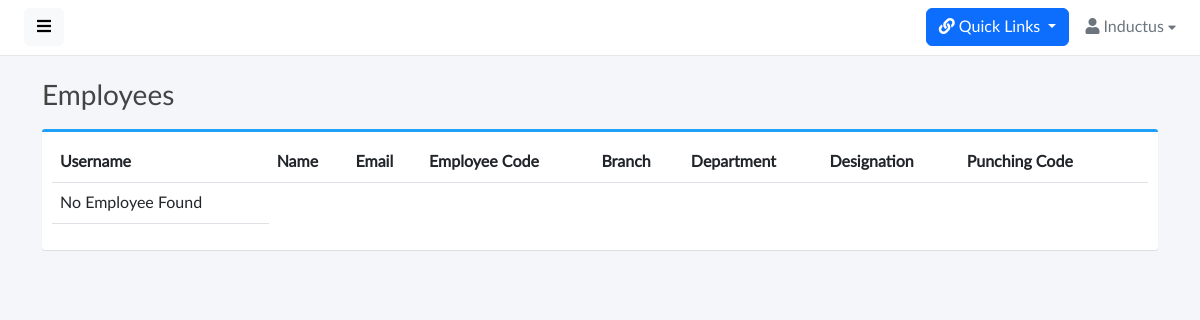
/employees/ (signed in), run on an earlier commit of the app's database.
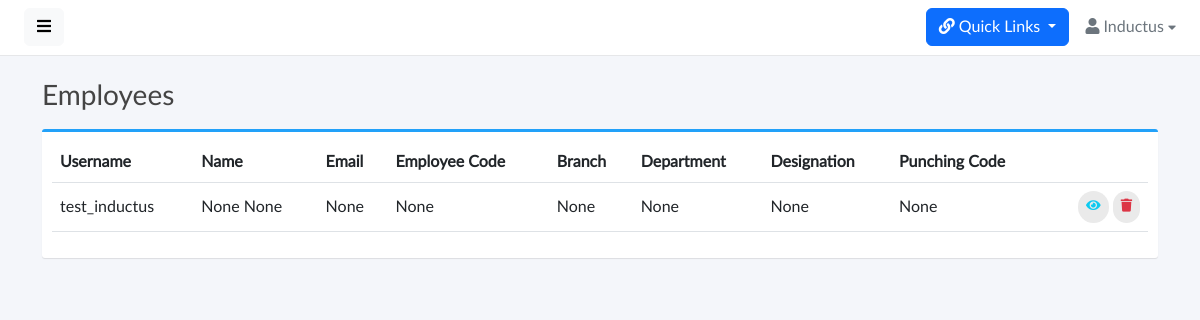
And on a later commit of the database.
### base/models.py (models this page shows, shortened)
class Employee(models.Model):
    GENDER_CHOICES = [
        ('Male', 'Male'),
        ('Female', 'Female'),
    ]
    SHIFT_CHOICES = [
        ('General', 'General'),
        ('UNICEF', 'UNICEF'),
    ]
    EMPLOYEE_TYPE_CHOICES = [
        ('Permanent','Permanent')
    ]
    GRADE_CHOICES = [
        ('Employee','Employee'),
        ('Consultant','Consultant'),
        ('UNF Employee','UNF Employee'),
        ('UNF Supervisor','UNF Supervisor'),
    ]
    id = models.CharField(max_length=25,primary_key=True,default=generate_unique_id,editable=False)
    user = models.OneToOneField(User, on_delete=models.CASCADE,editable=False)
    employee_code = models.CharField(max_length=20,unique=True,null=True,blank=True)
    first_name = models.CharField(max_length=100 ,null=True,blank=True)
    middle_name = models.CharField(max_length=100,blank=True,null=True)
    last_name = models.CharField(max_length=100 , null=True,blank=True)
    email = models.CharField(max_length=100, null=True,blank=True , unique=True)
    official_email= models.CharField(max_length=100, blank=True , null=True , unique=True)
    gender = models.CharField(max_length=10, choices=GENDER_CHOICES)
    punching_code = models.IntegerField(unique=True , null=True , blank=True)
    date_of_joining = models.DateField(null=True)
    branch = models.ForeignKey(Branch, on_delete=models.SET_NULL,null=True,blank=True)
    department = models.ForeignKey(Department, on_delete=models.SET_NULL, null=True,blank=True)
    designation = models.ForeignKey(Designation, on_delete=models.SET_NULL,null=True,blank=True)
    employee_type = models.CharField(max_length=100, choices=EMPLOYEE_TYPE_CHOICES)
    shift = models.CharField(max_length=100, choices=SHIFT_CHOICES)
    grade = models.CharField(max_length=100, choices=GRADE_CHOICES)
    reporting_manager = models.ForeignKey(
        'self',
        on_delete=models.SET_NULL,
        null=True,
        blank=True,
        related_name='reportees'
    )
    ctc = models.CharField(max_length=20,null=True,blank=True)
    gross_salary = models.CharField(max_length=20,null=True,blank=True)
    basic_salary = models.CharField(max_length=20,null=True,blank=True)

### base/views.py (the view)
# urls.py: path('employees/',views.EmployeeView,name='employees'),
@login_required(login_url='signin')
def EmployeeView(request):
    employees = Employee.objects.all()
    branchs = Branch.objects.all()
    departments = Department.objects.all()
    designations = Designation.objects.all()
    numeric_part = 0
    if request.method == 'GET':
        try:
            last_employee = Employee.objects.order_by('-employee_code').first()
            if last_employee:
                last_code = last_employee.employee_code
                if last_code and any(char.isdigit() for char in last_code):
                    numeric_part = int(''.join(filter(str.isdigit, last_code)))
        except Employee.DoesNotExist:
            pass  # Handle the case when no Employee objects exist
    context = {
        'employees': employees,
        'next_employee_code': numeric_part + 1,
        'designations': designations,
        'departments': departments,
        'branchs': branchs,
    }
    return render(request, 'employee.html', context)

### base/templates/employee.html (shortened to what this page needs)
{% extends 'base.html' %}
{% load static %}
{% block start %}
<div class="content">
  <div class="container">
    <div class="page-title">
      <h3>Employees
      </h3>
    </div>
    <div class="box box-primary">
      <div class="box-body">
        <table width="100%" class="table table-hover" id="dataTables-example">
          <thead>
            <tr>
              <th>Username</th>
              <th>Name</th>
              <th>Email</th>
              <th>Employee Code</th>
              <th>Branch</th>
              <th>Department</th>
              <th>Designation</th>
              <th>Punching Code</th>
              <th></th>
            </tr>
          </thead>
          <tbody>
            {% if employees %}
            {% for employee in employees %}
            <tr>
              <td>{{employee.user.username}}</td>
              <td>{{employee.first_name}} {{employee.last_name}}</td>
              <td>{{employee.email}}</td>
              <td>{{employee.employee_code}}</td>
              <td>{{employee.branch}}</td>
              <td>{{employee.department}}</td>
              <td>{{employee.designation}}</td>
              <td>{{employee.punching_code}}</td>
              <td class="text-end">
                <a href="{% url 'employee_profile' employee.id %}" class="btn btn-outline-info btn-rounded"><i
                    class="fas fa-eye"></i></a>
                <a class="btn btn-outline-danger btn-rounded" data-bs-toggle="modal"
                  data-bs-target="#deleteUserModal{{employee.id}}">
                  <i class="fas fa-trash"></i>
                </a>
              </td>
            </tr>
            {% endfor %}
            {% else %}
            <tr>
              <td>No Employee Found</td>
            </tr>
            {% endif %}
          </tbody>
        </table>
      </div>
    </div>
  </div>
</div>
{% endblock %}

### base/templates/base.html (shortened to what this page needs)
{% load static %}
<!doctype html>
<html lang="en">
<head>
	<link href="{% static 'vendor/fontawesome/css/fontawesome.min.css' %}" rel="stylesheet">
    <link href="{% static 'vendor/fontawesome/css/solid.min.css' %}" rel="stylesheet">
    <link href="{% static 'vendor/fontawesome/css/brands.min.css' %}" rel="stylesheet">
    <link href="{% static 'vendor/bootstrap/css/bootstrap.min.css' %}" rel="stylesheet">
    <link href="{% static 'css/master.css' %}" rel="stylesheet">
</head>
<body>
    <div class="wrapper">
        <div id="body" class="active">
            <nav class="navbar navbar-expand-lg navbar-white bg-white">
                <button type="button" id="sidebarCollapse" class="btn btn-light">
                    <i class="fas fa-bars"></i>
                </button>
                <div class="collapse navbar-collapse" id="navbarSupportedContent">
                    <ul class="nav navbar-nav ms-auto">
                        <li class="nav-item dropdown">
                            <div class="nav-dropdown mt-2">
                                <button class="btn btn-primary dropdown-toggle" data-bs-toggle="dropdown" aria-expanded="false"><i class="fas fa-link"></i>
                                    Quick Links
                                  </button>
                            </div>
                        </li>
                        <li class="nav-item dropdown">
                            <div class="nav-dropdown">
                                <a href="#" id="nav2" class="nav-item nav-link dropdown-toggle text-secondary" data-bs-toggle="dropdown" aria-expanded="false">
                                    <i class="fas fa-user"></i> <span>Inductus</span> <i style="font-size: .8em;" class="fas fa-caret-down"></i>
                                </a>
                            </div>
                        </li>
                    </ul>
                </div>
            </nav>
            {% block start %}
            {% endblock %}
        </div>
    </div>
</body>
</html>

### static/css/master.css (style rules this page uses)
body, h1, .h1, h2, .h2, h3, .h3, h4, .h4, h5, .h5, h6, .h6, p, a, td { -moz-osx-font-smoothing: grayscale; -webkit-font-smoothing: antialiased; }
body { width: 100%; height: 100%; background: #f4f6fa; font-family: "Lato", "Helvetica Neue", Arial, Helvetica, sans-serif; font-size: 1rem; color: #444; }
.wrapper { display: flex; width: 100%; align-items: stretch; overflow-x: hidden }
#body { width: 100%; padding: 0; min-height: 100vh; transition: all 0.3s; }
#body>.navbar { padding: 0 1.5rem; min-height: 54px; box-shadow: none; border-bottom: 1px solid rgba(101, 109, 119, .16); }
#body>.content { position: relative; padding: .5rem; }
#body .content .page-title h3 { margin: 1rem 0; }
.page-title { margin: 0; font-size: 1.5rem; line-height: 1.5555556; }
.box { position: relative; border-radius: 3px; background: #ffffff; border-top: 3px solid #d2d6de; margin-bottom: 20px; width: 100%; box-shadow: 0 1px 1px rgba(0, 0, 0, 0.1); }
.box-body { border-top-left-radius: 0; border-top-right-radius: 0; border-bottom-right-radius: 3px; border-bottom-left-radius: 3px; padding: 10px; }
.box-primary { border-top-color: #22a1f9; }
.btn-rounded { border-radius: 10em; padding: 6px 8px; font-size: small; text-transform: none; text-shadow: none !important; background: #eaeaea; border-color: transparent; border: none; }
a, a:hover, a:focus { color: inherit; text-decoration: none; transition: all 0.3s; }
.table td, .table th { vertical-align: middle; }
@media (min-width: 200px) { .navbar-expand-lg .navbar-collapse { display: -ms-flexbox !important; display: flex !important; -ms-flex-preferred-size: auto; flex-basis: auto; } }
@media (min-width: 200px) { .navbar-expand-lg .navbar-nav { -ms-flex-direction: row; flex-direction: row; } }

### static/components/navbar/navbar-dropdowns.css (style rules this page uses)
.nav-dropdown .nav-link { color: #B2EBF2; line-height: 1.42857; padding: 1rem 0 1rem 1rem !important; }
.nav-dropdown .nav-link::after { display: none; }

What changed in the data, as far as the page shows it:
added Employee: user.username "test_inductus", first_name "None", last_name "None", email "None", employee_code "None", branch "None", department "None", designation "None", punching_code "None"
Also different on the page:
text no longer shown: "No Employee Found"
